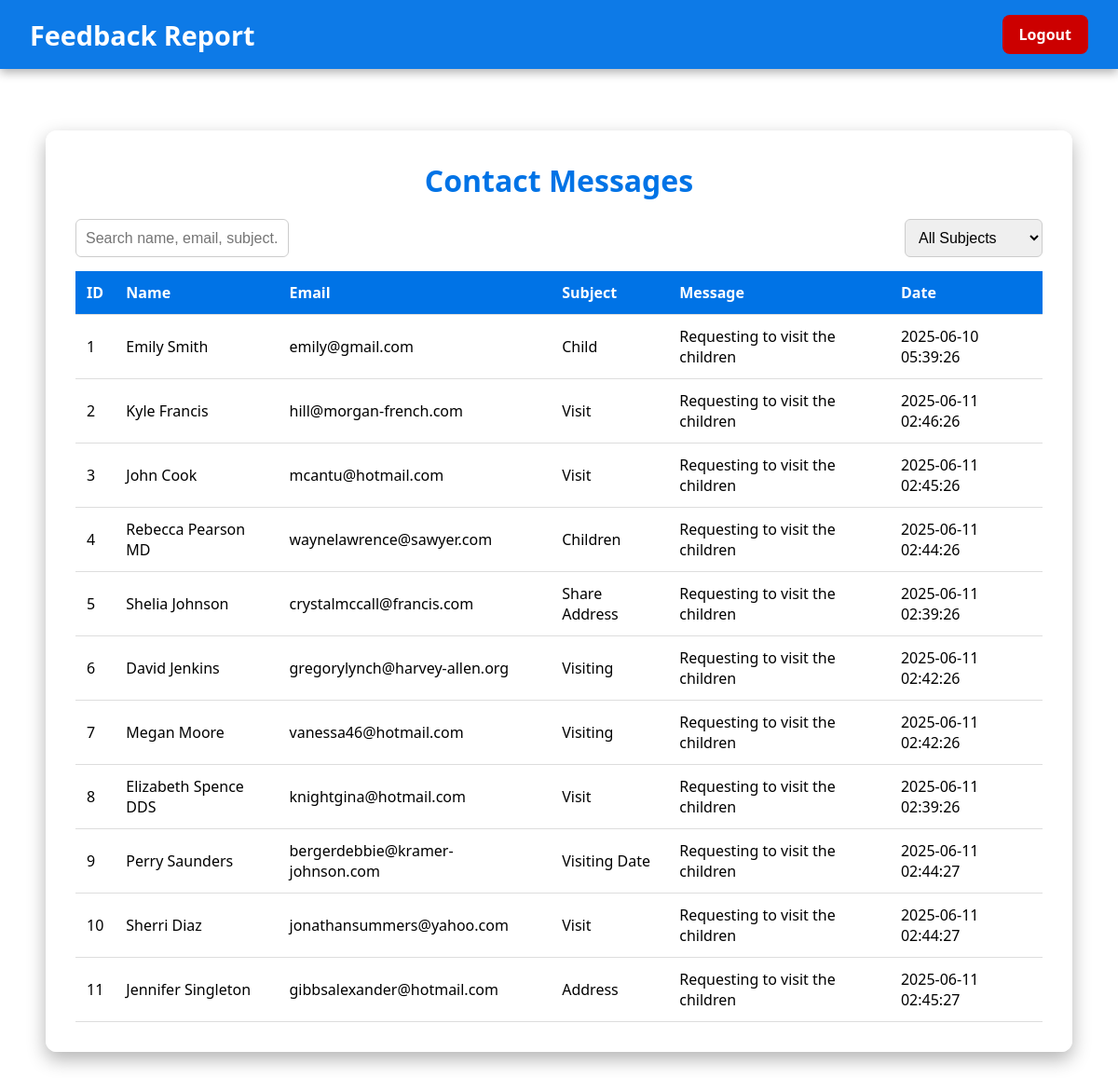
Screenshot of /report_feedback.php (signed in) with the database file from the repository.
### tables this page shows
CREATE TABLE `contactmessages` (
  `id` int(11) NOT NULL,
  `name` varchar(100) NOT NULL,
  `email` varchar(100) NOT NULL,
  `subject` varchar(150) NOT NULL,
  `message` text NOT NULL,
  `created_at` timestamp NOT NULL DEFAULT current_timestamp()
);

### report_feedback.php (the view, shortened to what this page needs)
<?php
require 'db_connect.php';
?>
<!DOCTYPE html>
<html lang="en">
<head>
</head>
<body>
    <div class="top-nav">
        <h1>Feedback Report</h1>
        <a href="logout.php" class="logout-btn">Logout</a>
    </div>
    <div class="container">
        <div class="report-box">
            <h2>Contact Messages</h2>
            <div class="search-filter">
                <input type="text" id="searchInput" placeholder="Search name, email, subject..." onkeyup="filterTable()">
                <select id="subjectFilter" onchange="filterTable()">
                    <option value="">All Subjects</option>
                </select>
            </div>
            <?php
            $result = $conn->query("SELECT id, name, email, subject, message, created_at FROM ContactMessages");
            if ($result && $result->num_rows > 0) {
                echo "<table id='feedbackTable'>";
                echo "<tr>
                        <th>ID</th>
                        <th>Name</th>
                        <th>Email</th>
                        <th>Subject</th>
                        <th>Message</th>
                        <th>Date</th>
                      </tr>";
                while ($row = $result->fetch_assoc()) {
                    echo "<tr>
                            <td>".htmlspecialchars($row['id'])."</td>
                            <td>".htmlspecialchars($row['name'])."</td>
                            <td>".htmlspecialchars($row['email'])."</td>
                            <td>".htmlspecialchars($row['subject'])."</td>
                            <td>".htmlspecialchars($row['message'])."</td>
                            <td>".htmlspecialchars($row['created_at'])."</td>
                          </tr>";
                }
                echo "</table>";
            } else {
                echo "<p class='no-data'>No feedback messages found.</p>";
            }
            ?>
        </div>
    </div>
</body>
</html>

### report_feedback.php (style rules this page uses)
* { margin: 0; padding: 0; box-sizing: border-box; }
body { font-family: 'Segoe UI', sans-serif; height: 100vh; background: url('images/feedback-bg.jpg') no-repeat center center fixed; background-size: cover; display: flex; flex-direction: column; }
.top-nav { position: fixed; top: 0; left: 0; width: 100%; background: rgba(0, 115, 230, 0.95); padding: 1rem 2rem; display: flex; justify-content: space-between; align-items: center; color: white; z-index: 1000; box-shadow: 0 4px 10px rgba(0, 0, 0, 0.3); }
.top-nav h1 { font-size: 1.8rem; }
.top-nav a.logout-btn { background: #cc0000; color: white; padding: 10px 18px; border-radius: 8px; text-decoration: none; font-weight: bold; transition: background 0.3s ease, transform 0.2s ease; }
.container { flex: 1; padding: 140px 20px 40px; display: flex; justify-content: center; }
.report-box { background: rgba(255, 255, 255, 0.95); width: 95%; max-width: 1800px; padding: 2rem; border-radius: 12px; box-shadow: 0 8px 20px rgba(0, 0, 0, 0.3); animation: fadeIn 0.8s ease; }
.report-box h2 { text-align: center; font-size: 2rem; color: #0073e6; margin-bottom: 20px; }
.search-filter { display: flex; flex-wrap: wrap; justify-content: space-between; margin-bottom: 15px; gap: 10px; }
.search-filter input, .search-filter select { padding: 10px; font-size: 1rem; border: 1px solid #ccc; border-radius: 6px; }
table { width: 100%; border-collapse: collapse; font-size: 1rem; }
th, td { padding: 12px; text-align: left; border-bottom: 1px solid #ddd; }
th { background: #0073e6; color: white; }

### rows the page displays
contactmessages: id "1", name "Emily Smith", email "emily@gmail.com", subject "Child", message "Requesting to visit the children", created_at "2025-06-10 05:39:26"
contactmessages: id "2", name "Kyle Francis", email "hill@morgan-french.com", subject "Visit", message "Requesting to visit the children", created_at "2025-06-11 02:46:26"
contactmessages: id "3", name "John Cook", email "mcantu@hotmail.com", subject "Visit", message "Requesting to visit the children", created_at "2025-06-11 02:45:26"
contactmessages: id "4", name "Rebecca Pearson MD", email "waynelawrence@sawyer.com", subject "Children", message "Requesting to visit the children", created_at "2025-06-11 02:44:26"
contactmessages: id "5", name "Shelia Johnson", email "crystalmccall@francis.com", subject "Share Address", message "Requesting to visit the children", created_at "2025-06-11 02:39:26"
contactmessages: id "6", name "David Jenkins", email "gregorylynch@harvey-allen.org", subject "Visiting", message "Requesting to visit the children", created_at "2025-06-11 02:42:26"
contactmessages: id "7", name "Megan Moore", email "vanessa46@hotmail.com", subject "Visiting", message "Requesting to visit the children", created_at "2025-06-11 02:42:26"
contactmessages: id "8", name "Elizabeth Spence DDS", email "knightgina@hotmail.com", subject "Visit", message "Requesting to visit the children", created_at "2025-06-11 02:39:26"
contactmessages: id "9", name "Perry Saunders", email "bergerdebbie@kramer-johnson.com", subject "Visiting Date", message "Requesting to visit the children", created_at "2025-06-11 02:44:27"
contactmessages: id "10", name "Sherri Diaz", email "jonathansummers@yahoo.com", subject "Visit", message "Requesting to visit the children", created_at "2025-06-11 02:44:27"
contactmessages: id "11", name "Jennifer Singleton", email "gibbsalexander@hotmail.com", subject "Address", message "Requesting to visit the children", created_at "2025-06-11 02:45:27"
